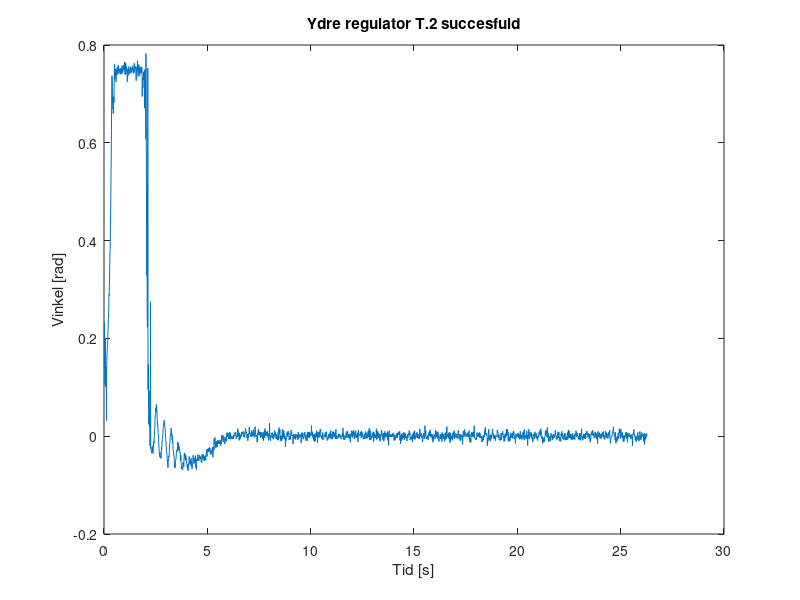

The MATLAB script that drew this image: (Note: this script raises an error after producing the figure.)
%Der er 10 ms mellem hver sampling
clc
clear all
close all

load('dataYdre.mat');


n = 9896;
for i = 1:n
    tid(i) = 0.01 * i;
end

for i=1:9894
    dataFilt(i+2)=(dataYdre(i,1)+dataYdre(i+1,1)+dataYdre(i+2,1))/3;
end

plot(tid,dataFilt);
 a=sprintf('Ydre regulator T.2');
    title(a)
    ylabel("Vinkel [rad]");
    xlabel("Tid [s]");

    data(:,1)=dataYdre(7270:9896);

for i = 1:2627
    tid2(i) = 0.01 * i;
end


plot(tid2,data(:,1)-0.005);
a=sprintf('Ydre regulator T.2 succesfuld');
title(a)
ylabel("Vinkel [rad]");
xlabel("Tid [s]");
yline(0.0175);
yline(-0.0175);

%%


for i = 1:10
    for ii=1:1998
        dataFilt(ii+2,i)=(data(ii,i)+data(ii+1,i)+data(ii+2,i))/3;
    end
end


temp = zeros(10);


for i=1:10
    for ii=1001:2000
        temp(i) = temp(i) + dataFilt(ii,i);
    end
end

offset = temp/1000;

for i=1:10
    figure(i);
    plot(tid,dataFilt(:,i)-offset(i));
    a=sprintf('Kaskade regulator T.2 hop %d',i);
    title(a)
    ylabel("Vinkel [rad]");
    xlabel("Tid [s]");
    yline(0.0175);
    yline(-0.0175);
end




